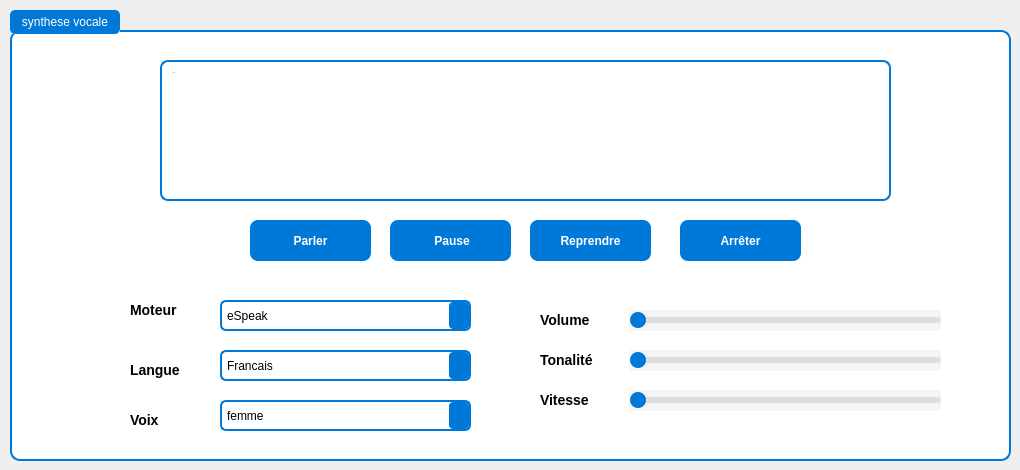
   <widget class="QWidget" name="tab_5">
    <attribute name="title">
     <string>synthese vocale</string>
    </attribute>
    <widget class="QGroupBox" name="groupBox_4">
     <property name="geometry">
      <rect>
       <x>10</x>
       <y>10</y>
       <width>1001</width>
       <height>451</height>
      </rect>
     </property>
     <property name="styleSheet">
      <string notr="true">/* 🎯 QGroupBox - Conteneur avec un style élégant et clair */
QGroupBox {
    background-color:rgb(255, 255, 255); /* Fond clair */
    border: 2px solid #0078D7; /* Bleu moderne */
    border-radius: 10px;
    margin-top: 20px; /* Décalage pour le titre */
    padding: 10px;
}

QGroupBox::title {
    subcontrol-origin: margin;
    subcontrol-position: top left;
    padding: 5px 10px;
    background-color: #0078D7;
    color: white;
    font-weight: bold;
    border-radius: 5px;
}

/* 🏷️ QLabel (Texte en noir) */
QLabel {
    color: black;
    font-size: 14px;
}

/* 📝 QTextEdit */
QTextEdit {
    background-color: white;
    border: 2px solid #0078D7;
    border-radius: 8px;
    padding: 6px;
    color: black;
}

QTextEdit:focus {
    border-color: #005A9E;
}

/* 🎛️ QComboBox */
QComboBox {
    background-color: white;
    border: 2px solid #0078D7;
    border-radius: 6px;
    padding: 5px;
    color: black;
}

QComboBox:hover {
    border-color: #005A9E;
}

QComboBox::drop-down {
    subcontrol-origin: padding;
    subcontrol-position: top right;
    width: 20px;
    background: #0078D7; /* Bleu clair, ou une autre couleur */
    border-radius: 4px;
    border: none;
}

/* Option pour améliorer l'apparence de la flèche */
QComboBox::down-arrow {
     /* Si tu veux une flèche personnalisée */
	image: url(:/img/images/bottom-right_10024180.png);
    width: 18px;
    height: 18px;
}

QComboBox QAbstractItemView {
    background-color: white;
    color: black;
    selection-background-color: #0078D7;
    border-radius: 6px;
}

/* 🔘 QPushButton */
QPushButton {
    background-color: #0078D7;
    border-radius: 8px;
    padding: 8px 15px;
    color: white;
    font-weight: bold;
    border: none;
}

QPushButton:hover {
    background-color: #005A9E;
}

QPushButton:pressed {
    background-color: #004080;
}

/* 🎚️ QSlider */
/* 🎚️ QSlider - Barre de progression claire et élégante */
QSlider::groove:horizontal {
    background: #ddd; /* Gris clair pour la barre */
    height: 6px;
    border-radius: 3px;
}

QSlider::handle:horizontal {
    background: #0078D7; /* Bleu moderne */
    width: 16px;
    height: 16px;
    border-radius: 8px;
    margin: -5px 0;
}

QSlider::handle:horizontal:hover {
    background: #005A9E; /* Bleu plus foncé au survol */
}

QSlider::sub-page:horizontal {
    /*background: #0078D7;  Couleur de remplissage */
    border-radius: 3px;
}

/* 🎨 QLabel - Texte en noir avec fond transparent */
QLabel {
    background-color: transparent;  /* Supprime le fond gris */
    color: black; /* Texte noir pour une bonne lisibilité */
    font-size: 14px;
    font-weight: bold;
}

</string>
     </property>
     <property name="title">
      <string>synthese vocale</string>
     </property>
     <widget class="QComboBox" name="comboVoix">
      <property name="geometry">
       <rect>
        <x>210</x>
        <y>390</y>
        <width>251</width>
        <height>31</height>
       </rect>
      </property>
      <item>
       <property name="text">
        <string>femme</string>
       </property>
       <property name="icon">
        <iconset resource="icons.qrc">
         <normaloff>:/img/images/femme.png</normaloff>:/img/images/femme.png</iconset>
       </property>
      </item>
      <item>
       <property name="text">
        <string>homme</string>
       </property>
       <property name="icon">
        <iconset resource="icons.qrc">
         <normaloff>:/img/images/homme.png</normaloff>:/img/images/homme.png</iconset>
       </property>
      </item>
     </widget>
     <widget class="QPushButton" name="btnReprendre">
      <property name="geometry">
       <rect>
        <x>520</x>
        <y>210</y>
        <width>121</width>
        <height>41</height>
       </rect>
      </property>
      <property name="text">
       <string>Reprendre</string>
      </property>
     </widget>
     <widget class="QComboBox" name="comboMoteur">
      <property name="geometry">
       <rect>
        <x>210</x>
        <y>290</y>
        <width>251</width>
        <height>31</height>
       </rect>
      </property>
      <property name="styleSheet">
       <string notr="true"/>
      </property>
      <item>
       <property name="text">
        <string>eSpeak</string>
       </property>
      </item>
      <item>
       <property name="text">
        <string>Microsoft David</string>
       </property>
      </item>
      <item>
       <property name="text">
        <string>Flite</string>
       </property>
      </item>
     </widget>
     <widget class="QPushButton" name="btnPause">
      <property name="geometry">
       <rect>
        <x>380</x>
        <y>210</y>
        <width>121</width>
        <height>41</height>
       </rect>
      </property>
      <property name="text">
       <string> Pause</string>
      </property>
     </widget>
     <widget class="QPushButton" name="btnParler">
      <property name="geometry">
       <rect>
        <x>240</x>
        <y>210</y>
        <width>121</width>
        <height>41</height>
       </rect>
      </property>
      <property name="text">
       <string>Parler</string>
      </property>
     </widget>
     <widget class="QComboBox" name="comboLangue">
      <property name="geometry">
       <rect>
        <x>210</x>
        <y>340</y>
        <width>251</width>
        <height>31</height>
       </rect>
      </property>
      <item>
       <property name="text">
        <string>Francais</string>
       </property>
      </item>
      <item>
       <property name="text">
        <string>Anglais</string>
       </property>
      </item>
     </widget>
     <widget class="QTextEdit" name="textEdit_3">
      <property name="geometry">
       <rect>
        <x>150</x>
        <y>50</y>
        <width>731</width>
        <height>141</height>
       </rect>
      </property>
      <property name="font">
       <font>
        <family>Segoe UI</family>
        <pointsize>-1</pointsize>
       </font>
      </property>
      <property name="placeholderText">
       <string>Text ici....</string>
      </property>
     </widget>
     <widget class="QPushButton" name="btnArreter">
      <property name="geometry">
       <rect>
        <x>670</x>
        <y>210</y>
        <width>121</width>
        <height>41</height>
       </rect>
      </property>
      <property name="text">
       <string>Arrêter</string>
      </property>
     </widget>
     <widget class="QLabel" name="label_12">
      <property name="geometry">
       <rect>
        <x>120</x>
        <y>290</y>
        <width>91</width>
        <height>20</height>
       </rect>
      </property>
      <property name="text">
       <string>Moteur</string>
      </property>
     </widget>
     <widget class="QLabel" name="label_17">
      <property name="geometry">
       <rect>
        <x>120</x>
        <y>400</y>
        <width>91</width>
        <height>20</height>
       </rect>
      </property>
      <property name="text">
       <string>Voix</string>
      </property>
     </widget>
     <widget class="QLabel" name="label_13">
      <property name="geometry">
       <rect>
        <x>120</x>
        <y>350</y>
        <width>91</width>
        <height>20</height>
       </rect>
      </property>
      <property name="text">
       <string>Langue</string>
      </property>
     </widget>
     <widget class="QLabel" name="label_19">
      <property name="geometry">
       <rect>
        <x>530</x>
        <y>340</y>
        <width>91</width>
        <height>20</height>
       </rect>
      </property>
      <property name="text">
       <string>Tonalité</string>
      </property>
     </widget>
     <widget class="QLabel" name="label_18">
      <property name="geometry">
       <rect>
        <x>530</x>
        <y>300</y>
        <width>91</width>
        <height>20</height>
       </rect>
      </property>
      <property name="text">
       <string>Volume</string>
      </property>
     </widget>
     <widget class="QLabel" name="label_20">
      <property name="geometry">
       <rect>
        <x>530</x>
        <y>380</y>
        <width>91</width>
        <height>20</height>
       </rect>
      </property>
      <property name="text">
       <string>Vitesse</string>
      </property>
     </widget>
     <widget class="QSlider" name="sliderVitesse">
      <property name="geometry">
       <rect>
        <x>620</x>
        <y>380</y>
        <width>311</width>
        <height>21</height>
       </rect>
      </property>
      <property name="styleSheet">
       <string notr="true">background-color: rgb(245, 245, 245);</string>
      </property>
      <property name="orientation">
       <enum>Qt::Orientation::Horizontal</enum>
      </property>
     </widget>
     <widget class="QSlider" name="horizontalSlider_6">
      <property name="geometry">
       <rect>
        <x>620</x>
        <y>340</y>
        <width>311</width>
        <height>21</height>
       </rect>
      </property>
      <property name="styleSheet">
       <string notr="true">background-color: rgb(245, 245, 245);</string>
      </property>
      <property name="orientation">
       <enum>Qt::Orientation::Horizontal</enum>
      </property>
     </widget>
     <widget class="QSlider" name="sliderVolume">
      <property name="geometry">
       <rect>
        <x>620</x>
        <y>300</y>
        <width>311</width>
        <height>21</height>
       </rect>
      </property>
      <property name="styleSheet">
       <string notr="true">background-color: rgb(245, 245, 245);</string>
      </property>
      <property name="orientation">
       <enum>Qt::Orientation::Horizontal</enum>
      </property>
     </widget>
    </widget>
   </widget>
